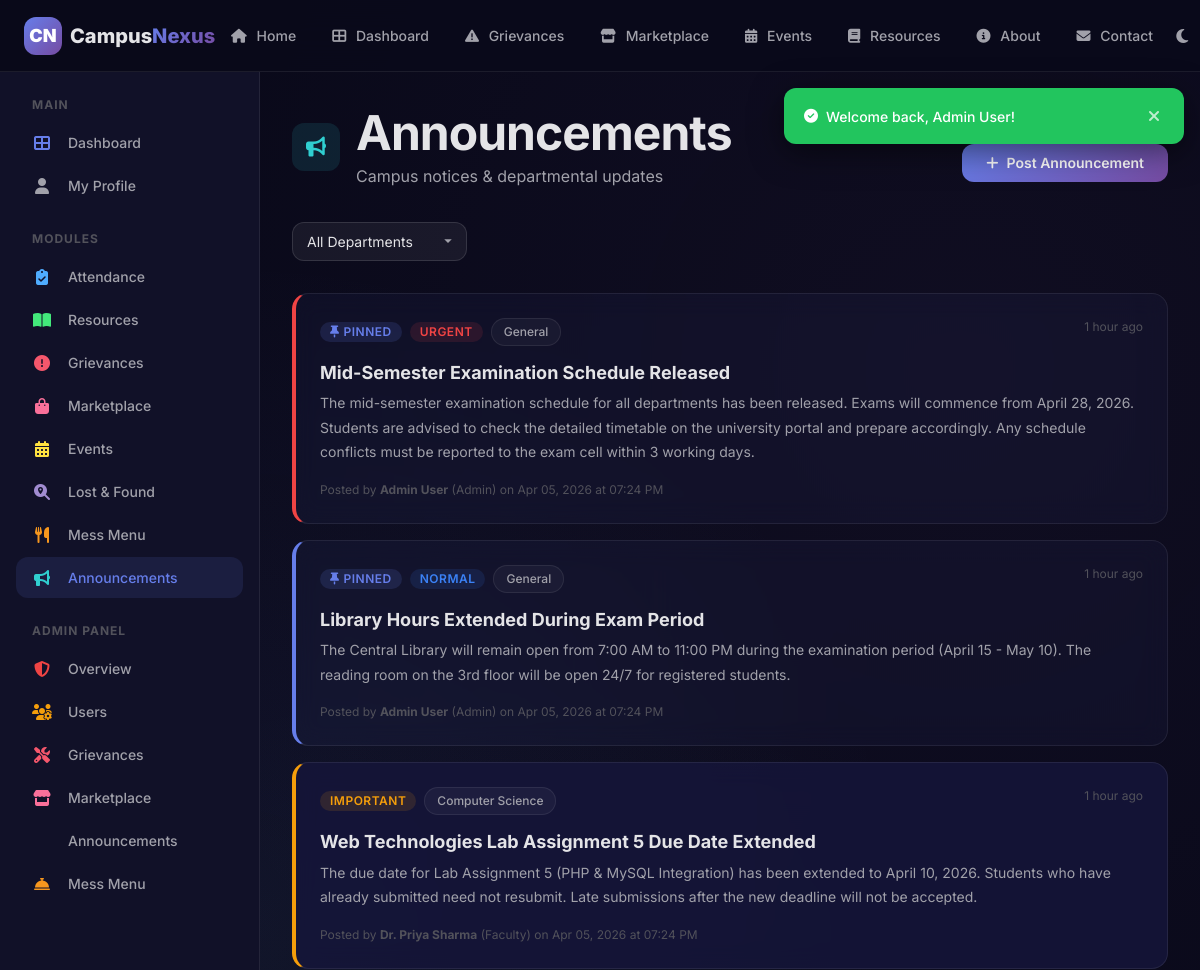
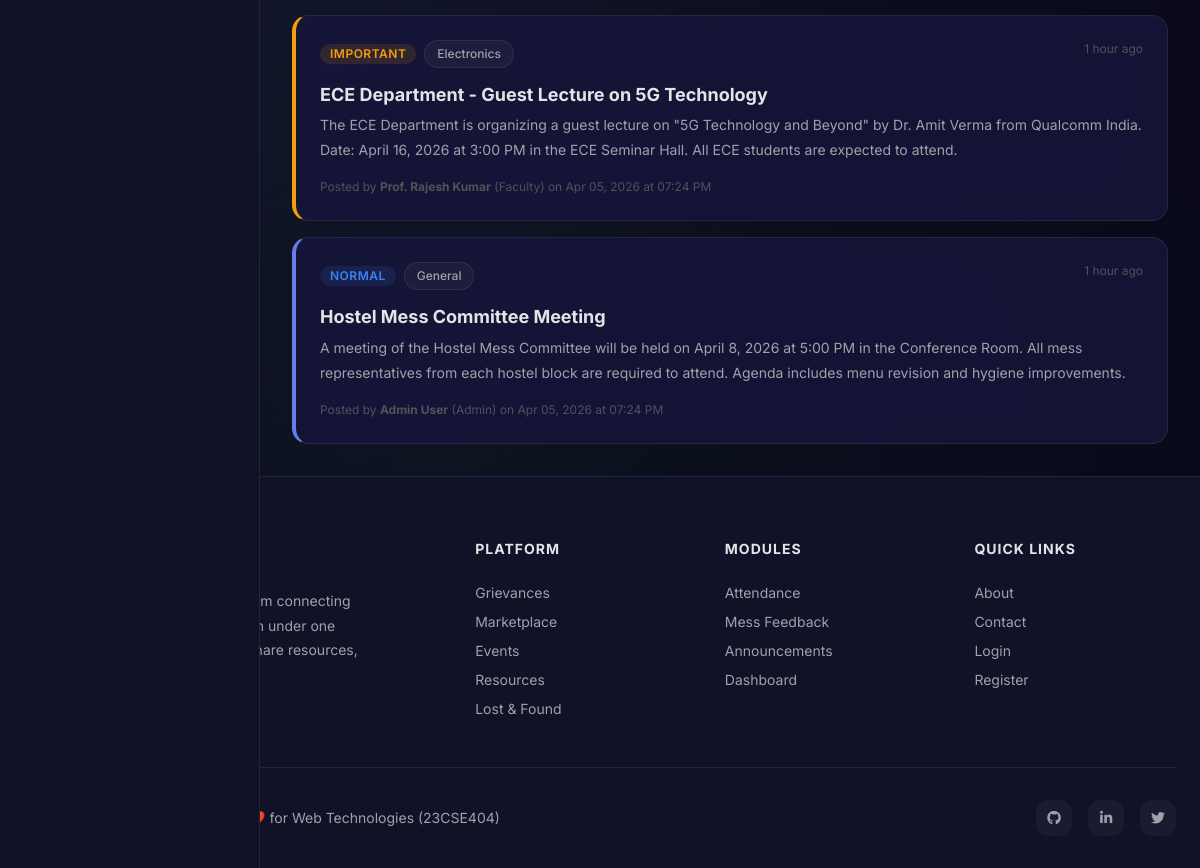
The app's page /modules/announcements.php (signed in) with its own data (2 pictures, top to bottom).
### tables this page shows
CREATE TABLE announcements (
    id INT AUTO_INCREMENT PRIMARY KEY,
    posted_by INT NOT NULL,
    title VARCHAR(200) NOT NULL,
    content TEXT NOT NULL,
    priority ENUM('normal', 'important', 'urgent') NOT NULL DEFAULT 'normal',
    department VARCHAR(100) DEFAULT 'General',
    attachment_path VARCHAR(255) DEFAULT NULL,
    is_pinned TINYINT(1) NOT NULL DEFAULT 0,
    created_at DATETIME NOT NULL DEFAULT CURRENT_TIMESTAMP,
    FOREIGN KEY (posted_by) REFERENCES users(id) ON DELETE CASCADE,
    INDEX idx_priority (priority),
    INDEX idx_department (department)
);

CREATE TABLE users (
    id INT AUTO_INCREMENT PRIMARY KEY,
    name VARCHAR(100) NOT NULL,
    email VARCHAR(150) NOT NULL UNIQUE,
    password VARCHAR(255) NOT NULL,
    role ENUM('student', 'faculty', 'admin') NOT NULL DEFAULT 'student',
    department VARCHAR(100) DEFAULT 'General',
    avatar VARCHAR(255) DEFAULT NULL,
    bio TEXT DEFAULT NULL,
    is_active TINYINT(1) NOT NULL DEFAULT 1,
    remember_token VARCHAR(255) DEFAULT NULL,
    created_at DATETIME NOT NULL DEFAULT CURRENT_TIMESTAMP,
    last_login DATETIME DEFAULT NULL,
    INDEX idx_email (email),
    INDEX idx_role (role)
);

### includes/auth.php (called while the page is built, shortened)
<?php
function getCurrentUserRole() {
    return $_SESSION['user_role'] ?? null;
}
function isAdmin() {
    return getCurrentUserRole() === 'admin';
}
function isFaculty() {
    return getCurrentUserRole() === 'faculty';
}
function isFacultyOrAdmin() {
    return isFaculty() || isAdmin();
}
?>

### includes/functions.php (called while the page is built, shortened)
<?php
function timeAgo($datetime) {
    $now = new DateTime();
    $ago = new DateTime($datetime);
    $diff = $now->diff($ago);
    if ($diff->h > 0) return $diff->h . ' hour' . ($diff->h > 1 ? 's' : '') . ' ago';
    return 'Just now';
}
function formatDateTime($datetime) {
    return date('M d, Y \a\t h:i A', strtotime($datetime));
}
?>

### modules/announcements.php (the view, shortened to what this page needs)
<?php
require_once __DIR__ . '/../includes/header.php';
$db = getDB();
$where = "WHERE 1=1";
$params = [];
$stmt = $db->prepare("SELECT a.*, u.name as posted_by_name, u.role FROM announcements a JOIN users u ON a.posted_by=u.id $where ORDER BY a.is_pinned DESC, a.created_at DESC");
$stmt->execute($params);
$announcements = $stmt->fetchAll();
?>
<?php require_once __DIR__ . '/../includes/sidebar.php'; ?>
<div class="page-content with-sidebar">
    <div class="page-header-actions">
        <div>
            <div class="module-page-header">
                <div class="module-icon" style="background:rgba(48,207,208,0.12);color:var(--clr-announcements);"><i class="fas fa-bullhorn"></i></div>
                <div><h1>Announcements</h1><p>Campus notices & departmental updates</p></div>
            </div>
        </div>
        <?php if (isFacultyOrAdmin()): ?>
        <button class="btn btn-primary" onclick="document.getElementById('newAnnouncement').classList.toggle('hidden')"><i class="fas fa-plus"></i> Post Announcement</button>
        <?php endif; ?>
    </div>
    <div class="filter-bar">
        <select onchange="window.location='announcements.php?dept='+this.value">
            <option value="">All Departments</option>
        </select>
    </div>
    <?php if (empty($announcements)): ?>
    <div class="empty-state"><i class="fas fa-bullhorn"></i><h3>No announcements</h3></div>
    <?php else: ?>
    <div style="display:flex;flex-direction:column;gap:var(--space-md);">
        <?php foreach ($announcements as $a): ?>
        <div class="card announcement-card <?= $a['priority'] ?> <?= $a['is_pinned'] ? 'pinned' : '' ?>">
            <div class="card-header">
                <div style="display:flex;align-items:center;gap:var(--space-sm);flex-wrap:wrap;">
                    <?php if ($a['is_pinned']): ?><span class="badge badge-primary"><i class="fas fa-thumbtack"></i> Pinned</span><?php endif; ?>
                    <?php if ($a['priority'] === 'urgent'): ?><span class="badge badge-danger">Urgent</span>
                    <?php elseif ($a['priority'] === 'important'): ?><span class="badge badge-warning">Important</span>
                    <?php else: ?><span class="badge badge-info">Normal</span><?php endif; ?>
                    <span class="tag"><?= htmlspecialchars($a['department']) ?></span>
                </div>
                <span style="font-size:var(--text-xs);color:var(--text-muted);white-space:nowrap;"><?= timeAgo($a['created_at']) ?></span>
            </div>
            <h3 style="font-size:var(--text-lg);margin-bottom:var(--space-sm);"><?= htmlspecialchars($a['title']) ?></h3>
            <p style="font-size:var(--text-sm);color:var(--text-secondary);line-height:var(--leading-relaxed);"><?= nl2br(htmlspecialchars($a['content'])) ?></p>
            <div style="margin-top:var(--space-md);font-size:var(--text-xs);color:var(--text-muted);">
                Posted by <strong><?= htmlspecialchars($a['posted_by_name']) ?></strong> (<?= ucfirst($a['role']) ?>)
                on <?= formatDateTime($a['created_at']) ?>
            </div>
        </div>
        <?php endforeach; ?>
    </div>
    <?php endif; ?>
</div>
<?php require_once __DIR__ . '/../includes/footer.php'; ?>

### css/style.css (style rules this page uses)
:root { --primary: #667EEA; --primary-dark: #5A67D8; --primary-light: #7C8CF0; --primary-start: #667EEA; --primary-end: #764BA2; --clr-attendance: #4FACFE; --clr-resources: #43E97B; --clr-grievances: #F5576C; --clr-marketplace: #FA709A; --clr-events: #FEE140; --clr-lost-found: #A18CD1; --clr-mess: #F7971E; --clr-announcements: #30CFD0; --bg-primary: #0A0A1A; --bg-secondary: #111128; --bg-tertiary: #16163a; --bg-card: rgba(22, 22, 58, 0.85); --bg-card-solid: #16163a; --bg-glass: rgba(255, 255, 255, 0.04); --bg-glass-hover: rgba(255, 255, 255, 0.08); --bg-input: rgba(255, 255, 255, 0.06); --bg-input-focus: rgba(255, 255, 255, 0.1); --border-glass: rgba(255, 255, 255, 0.08); --border-glass-hover: rgba(255, 255, 255, 0.15); --border-input: rgba(255, 255, 255, 0.12); --border-input-focus: var(--primary); --text-primary: #E4E4E7; --text-secondary: #A1A1AA; --text-muted: #52525B; --text-inverse: #0A0A1A; --success: #22C55E; --success-bg: rgba(34, 197, 94, 0.12); --warning: #F59E0B; --warning-bg: rgba(245, 158, 11, 0.12); --danger: #EF4444; --danger-bg: rgba(239, 68, 68, 0.12); --info: #3B82F6; --info-bg: rgba(59, 130, 246, 0.12); --space-2xs: 2px; --space-xs: 4px; --space-sm: 8px; --space-md: 16px; --space-lg: 24px; --space-xl: 32px; --space-2xl: 48px; --space-3xl: 64px; --space-4xl: 96px; --radius-xs: 4px; --radius-sm: 8px; --radius-md: 12px; --radius-lg: 16px; --radius-xl: 24px; --radius-full: 9999px; --shadow-sm: 0 2px 8px rgba(0, 0, 0, 0.3); --shadow-md: 0 4px 16px rgba(0, 0, 0, 0.4); --shadow-lg: 0 8px 32px rgba(0, 0, 0, 0.5); --shadow-xl: 0 16px 48px rgba(0, 0, 0, 0.6); --shadow-glow: 0 0 20px rgba(102, 126, 234, 0.3); --shadow-glow-lg: 0 0 40px rgba(102, 126, 234, 0.4); --font-sans: 'Inter', -apple-system, BlinkMacSystemFont, 'Segoe UI', Roboto, sans-serif; --font-mono: 'JetBrains Mono', 'Fira Code', monospace; --text-xs: 0.75rem; --text-sm: 0.875rem; --text-base: 1rem; --text-lg: 1.125rem; --text-xl: 1.25rem; --text-2xl: 1.5rem; --text-3xl: 1.875rem; --text-4xl: 2.25rem; --text-5xl: 3rem; --text-6xl: 3.75rem; --leading-tight: 1.2; --leading-normal: 1.5; --leading-relaxed: 1.75; --transition-fast: 0.15s ease; --transition-base: 0.3s ease; --transition-slow: 0.5s ease; --transition-spring: 0.4s cubic-bezier(0.175, 0.885, 0.32, 1.275); --z-dropdown: 100; --z-sticky: 200; --z-fixed: 300; --z-overlay: 400; --z-modal: 500; --z-toast: 600; --navbar-height: 72px; --sidebar-width: 260px; --container-max: 1280px; --container-sm: 640px; --container-md: 768px; --container-lg: 1024px; }
*, *::before, *::after { margin: 0; padding: 0; box-sizing: border-box; }
html { scroll-behavior: smooth; font-size: 16px; -webkit-text-size-adjust: 100%; }
body { font-family: var(--font-sans); font-size: var(--text-base); line-height: var(--leading-normal); color: var(--text-primary); background-color: var(--bg-primary); min-height: 100vh; -webkit-font-smoothing: antialiased; -moz-osx-font-smoothing: grayscale; overflow-x: hidden; }
body::before { content: ''; position: fixed; top: 0; left: 0; width: 100%; height: 100%; background: radial-gradient(circle at 20% 50%, rgba(102, 126, 234, 0.08) 0%, transparent 50%), radial-gradient(circle at 80% 20%, rgba(118, 75, 162, 0.06) 0%, transparent 50%), radial-gradient(circle at 40% 80%, rgba(67, 233, 123, 0.04) 0%, transparent 50%); pointer-events: none; z-index: -1; }
button { cursor: pointer; font-family: inherit; font-size: inherit; border: none; outline: none; background: none; color: inherit; }
input, textarea, select { font-family: inherit; font-size: inherit; color: inherit; outline: none; }
h1, h2, h3, h4, h5, h6 { font-weight: 700; line-height: var(--leading-tight); color: var(--text-primary); }
h1 { font-size: var(--text-5xl); letter-spacing: -0.02em; }
h3 { font-size: var(--text-2xl); }
p { color: var(--text-secondary); line-height: var(--leading-relaxed); }

### css/layout.css (style rules this page uses)
.page-content { flex: 1; padding: var(--space-xl); min-width: 0; padding-top: calc(var(--navbar-height) + var(--space-xl)); }
.page-content.with-sidebar { margin-left: var(--sidebar-width); }
.page-header-actions { display: flex; justify-content: space-between; align-items: center; flex-wrap: wrap; gap: var(--space-md); }

### records on screen
announcements: is_pinned 1 (drawn), priority "URGENT", department "General", created_at "1 hour ago", title "Mid-Semester Examination Schedule Released", content "The mid-semester examination schedule for all departments has been released. Exams will commence from April 28, 2026. Students are advised to check the detailed timetable on the university portal and prepare accordingly. Any schedule conflicts must be reported to the exam cell within 3 working days.", posted_by.name "Admin User", posted_by.role "Admin", created_at "Apr 05, 2026 at 07:24 PM"
announcements: is_pinned 1 (drawn), priority "NORMAL", department "General", created_at "1 hour ago", title "Library Hours Extended During Exam Period", content "The Central Library will remain open from 7:00 AM to 11:00 PM during the examination period (April 15 - May 10). The reading room on the 3rd floor will be open 24/7 for registered students.", posted_by.name "Admin User", posted_by.role "Admin", created_at "Apr 05, 2026 at 07:24 PM"
announcements: priority "IMPORTANT", department "Computer Science", created_at "1 hour ago", title "Web Technologies Lab Assignment 5 Due Date Extended", content "The due date for Lab Assignment 5 (PHP & MySQL Integration) has been extended to April 10, 2026. Students who have already submitted need not resubmit. Late submissions after the new deadline will not be accepted.", posted_by.name "Dr. Priya Sharma", posted_by.role "Faculty", created_at "Apr 05, 2026 at 07:24 PM"
announcements: priority "IMPORTANT", department "Electronics", created_at "1 hour ago", title "ECE Department - Guest Lecture on 5G Technology", content "The ECE Department is organizing a guest lecture on \"5G Technology and Beyond\" by Dr. Amit Verma from Qualcomm India. Date: April 16, 2026 at 3:00 PM in the ECE Seminar Hall. All ECE students are expected to attend.", posted_by.name "Prof. Rajesh Kumar", posted_by.role "Faculty", created_at "Apr 05, 2026 at 07:24 PM"
announcements: priority "NORMAL", department "General", timeAgo($a['created_at']) "1 hour ago", title "Hostel Mess Committee Meeting", content "A meeting of the Hostel Mess Committee will be held on April 8, 2026 at 5:00 PM in the Conference Room. All mess representatives from each hostel block are required to attend. Agenda includes menu revision and hygiene improvements.", posted_by.name "Admin User", posted_by.role "Admin", created_at "Apr 05, 2026 at 07:24 PM"

### other values on screen
$message "Welcome back, Admin User!"
